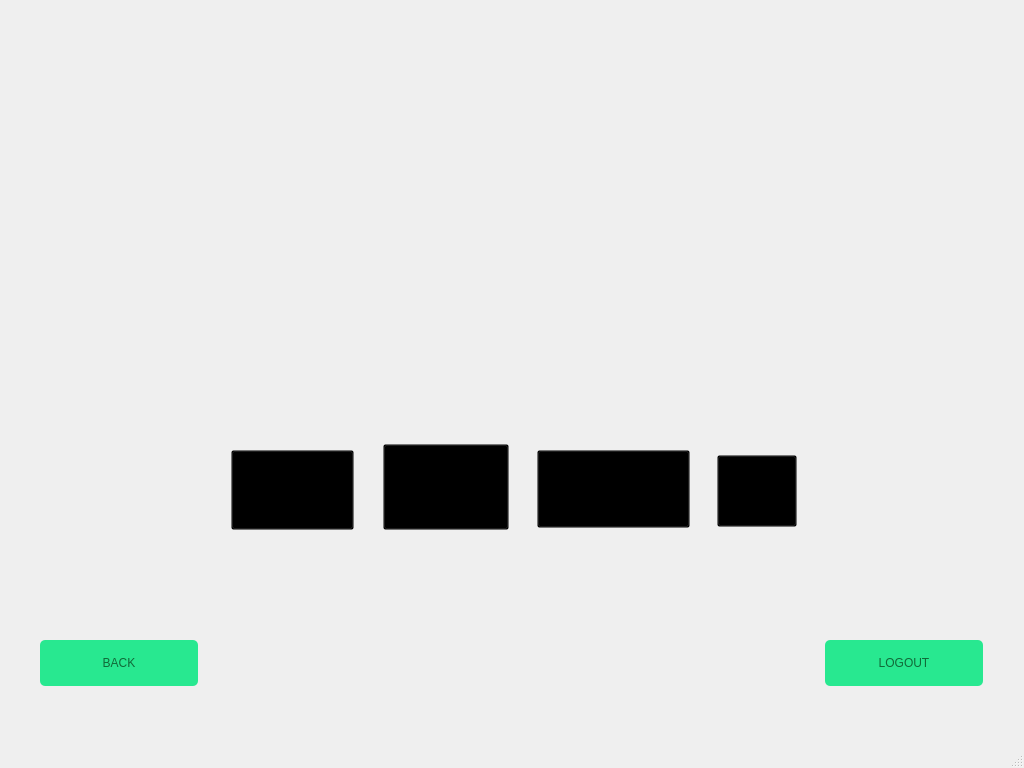
<?xml version="1.0" encoding="UTF-8"?>
<ui version="4.0">
 <class>MainWindow</class>
 <widget class="QMainWindow" name="MainWindow">
  <property name="geometry">
   <rect>
    <x>0</x>
    <y>0</y>
    <width>1024</width>
    <height>768</height>
   </rect>
  </property>
  <property name="windowTitle">
   <string>MainWindow</string>
  </property>
  <widget class="QWidget" name="centralwidget">
   <widget class="QLabel" name="MenuBackground">
    <property name="geometry">
     <rect>
      <x>0</x>
      <y>0</y>
      <width>1024</width>
      <height>768</height>
     </rect>
    </property>
    <property name="styleSheet">
     <string notr="true">
#MenuBackground{
background-image: url(:/newPrefix/MenuBackground.jpg);



}</string>
    </property>
    <property name="text">
     <string/>
    </property>
   </widget>
   <widget class="QLabel" name="LogoLabel">
    <property name="geometry">
     <rect>
      <x>276</x>
      <y>34</y>
      <width>474</width>
      <height>474</height>
     </rect>
    </property>
    <property name="styleSheet">
     <string notr="true">image: url(:/newPrefix/PSL TO URDU logo-02.png);</string>
    </property>
    <property name="text">
     <string/>
    </property>
   </widget>
   <widget class="QPushButton" name="DashBoardBtn">
    <property name="geometry">
     <rect>
      <x>231</x>
      <y>450</y>
      <width>123</width>
      <height>80</height>
     </rect>
    </property>
    <property name="styleSheet">
     <string notr="true">#DashBoardBtn{
image: url(:/newPrefix/Group 303.png);
background-color: transparent;




}
</string>
    </property>
    <property name="text">
     <string/>
    </property>
   </widget>
   <widget class="QPushButton" name="PSLtoUrduBtn">
    <property name="geometry">
     <rect>
      <x>383</x>
      <y>444</y>
      <width>126</width>
      <height>86</height>
     </rect>
    </property>
    <property name="styleSheet">
     <string notr="true">#PSLtoUrduBtn{
image: url(:/newPrefix/Group 304.png);
background-color: transparent;




}
</string>
    </property>
    <property name="text">
     <string/>
    </property>
   </widget>
   <widget class="QPushButton" name="AudiotoUrduBtn">
    <property name="geometry">
     <rect>
      <x>537</x>
      <y>450</y>
      <width>153</width>
      <height>78</height>
     </rect>
    </property>
    <property name="styleSheet">
     <string notr="true">#AudiotoUrduBtn{
	image: url(:/newPrefix/Group 305.png);
background-color: transparent;




}
</string>
    </property>
    <property name="text">
     <string/>
    </property>
   </widget>
   <widget class="QPushButton" name="ProfileBtn">
    <property name="geometry">
     <rect>
      <x>717</x>
      <y>455</y>
      <width>80</width>
      <height>72</height>
     </rect>
    </property>
    <property name="styleSheet">
     <string notr="true">#ProfileBtn{
background-color: transparent;
	image: url(:/newPrefix/Group 306.png);




}
</string>
    </property>
    <property name="text">
     <string/>
    </property>
   </widget>
   <widget class="QPushButton" name="LogoutBtn">
    <property name="geometry">
     <rect>
      <x>825</x>
      <y>640</y>
      <width>158</width>
      <height>46</height>
     </rect>
    </property>
    <property name="styleSheet">
     <string notr="true">#LogoutBtn{
font: 20px &quot;Montserrat&quot;;
color:rgb(16, 106, 56);
	background-color: rgb(40, 232, 144);
border-radius: 5px;

opacity: 1;
}</string>
    </property>
    <property name="text">
     <string>LOGOUT</string>
    </property>
   </widget>
   <widget class="QPushButton" name="BackBtn">
    <property name="geometry">
     <rect>
      <x>40</x>
      <y>640</y>
      <width>158</width>
      <height>46</height>
     </rect>
    </property>
    <property name="styleSheet">
     <string notr="true">#BackBtn{
font: 20px &quot;Montserrat&quot;;
color:rgb(16, 106, 56);
	background-color: rgb(40, 232, 144);
border-radius: 5px;

opacity: 1;
}</string>
    </property>
    <property name="text">
     <string>BACK</string>
    </property>
   </widget>
  </widget>
  <widget class="QMenuBar" name="menubar">
   <property name="geometry">
    <rect>
     <x>0</x>
     <y>0</y>
     <width>1024</width>
     <height>21</height>
    </rect>
   </property>
  </widget>
  <widget class="QStatusBar" name="statusbar"/>
 </widget>
 <resources>
  <include location="MenuBackground.qrc"/>
  <include location="MenuProfileIcon.qrc"/>
  <include location="MenuAudiotoUrduIcon.qrc"/>
  <include location="MenuIconPsltoUrdu.qrc"/>
  <include location="MenuIconDashboard.qrc"/>
  <include location="PSLLogo.qrc"/>
 </resources>
 <connections/>
</ui>
